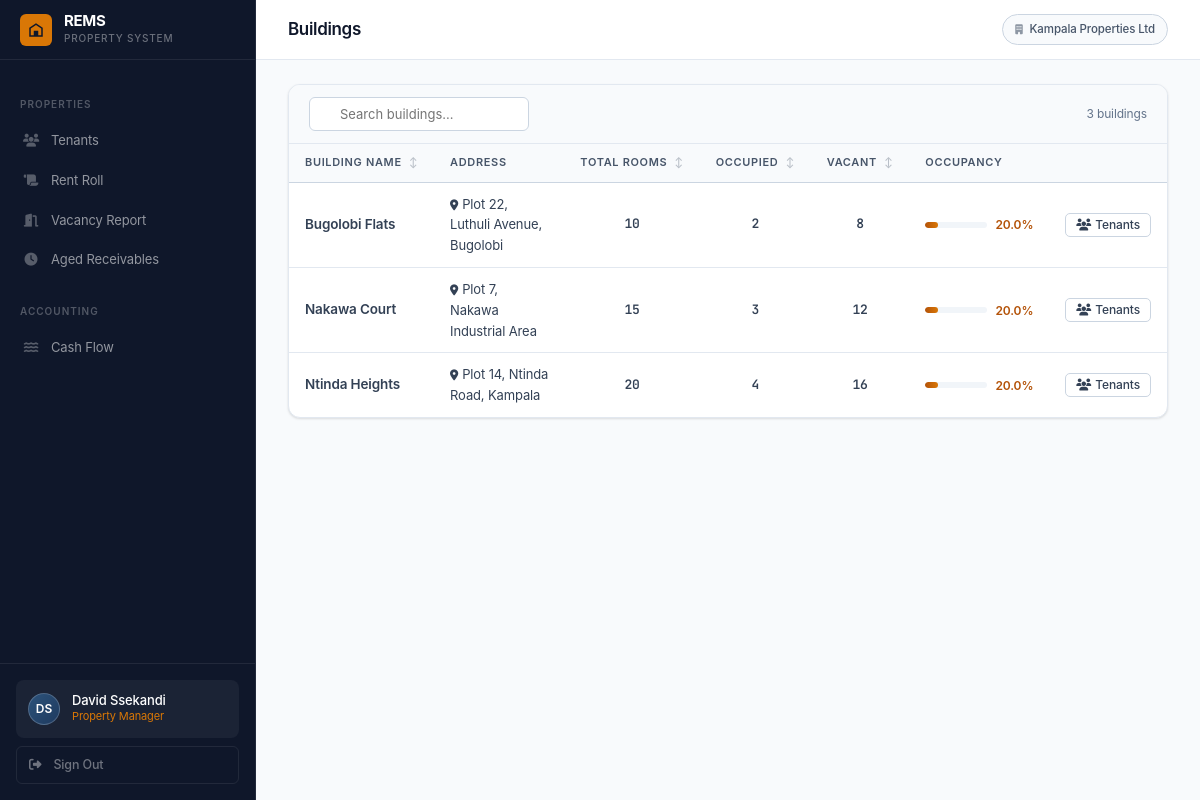
Page /buildings/ (signed in) on the committed database.
### accounts/models.py (models this page shows, shortened)
class User(AbstractUser):
    ROLE_SUPER_ADMIN        = 'super_admin'
    ROLE_OP_MANAGER         = 'op_manager'
    ROLE_PROPERTY_MANAGER   = 'property_manager'
    ROLE_CASHIER_RECEIPTS   = 'cashier_receipts'
    ROLE_CASHIER_EXPENSES   = 'cashier_expenses'
    ROLE_ACCOUNTANT         = 'accountant'
    ROLE_CHOICES = [
        (ROLE_SUPER_ADMIN,      'Super Admin'),
        (ROLE_OP_MANAGER,       'Operational Manager'),
        (ROLE_PROPERTY_MANAGER, 'Property Manager'),
        (ROLE_CASHIER_RECEIPTS, 'Cashier – Receipts'),
        (ROLE_CASHIER_EXPENSES, 'Cashier – Expenses'),
        (ROLE_ACCOUNTANT,       'Accountant'),
    ]
    organisation = models.ForeignKey(
        Organisation, null=True, blank=True,
        on_delete=models.SET_NULL, related_name='users'
    )
    role = models.CharField(max_length=30, choices=ROLE_CHOICES, default=ROLE_CASHIER_RECEIPTS)
    phone = models.CharField(max_length=30, blank=True)
    is_active = models.BooleanField(default=True)
    buildings = models.ManyToManyField('buildings.Building', blank=True, related_name='assigned_users')
    def has_role(self, role_key):
        if self.role == role_key:
            return True
        return self.user_roles.filter(role=role_key).exists()
    @property
    def is_super_admin(self):
        return self.has_role(self.ROLE_SUPER_ADMIN)
    @property
    def is_op_manager(self):
        return self.has_role(self.ROLE_OP_MANAGER)
    @property
    def is_property_manager(self):
        return self.has_role(self.ROLE_PROPERTY_MANAGER)
    @property
    def is_cashier_receipts(self):
        return self.has_role(self.ROLE_CASHIER_RECEIPTS)
    @property
    def is_cashier_expenses(self):
        return self.has_role(self.ROLE_CASHIER_EXPENSES)
    @property
    def is_accountant(self):
        return self.has_role(self.ROLE_ACCOUNTANT)
    def can_access_finance(self):
        return self.is_op_manager or self.is_accountant
    def can_receipt(self):
        return self.is_op_manager or self.is_cashier_receipts
    def can_expense(self):
        return self.is_op_manager or self.is_cashier_expenses
    def can_manage_tenants(self):
        return self.is_op_manager or self.is_property_manager
    def can_configure_taxes(self):
        return self.is_accountant
    def get_buildings_qs(self):
        from buildings.models import Building
        if self.is_super_admin:
            return Building.objects.all()
        if self.is_op_manager:
            return Building.objects.filter(organisation=self.organisation)
        assigned = self.buildings.filter(organisation=self.organisation)
        if assigned.exists():
            return assigned
        return Building.objects.filter(organisation=self.organisation)

class Organisation(models.Model):
    name = models.CharField(max_length=200)
    contact_email = models.EmailField()
    phone = models.CharField(max_length=30, blank=True)
    address = models.TextField(blank=True)
    subscription_status = models.CharField(
        max_length=20,
        choices=[('active', 'Active'), ('suspended', 'Suspended'), ('trial', 'Trial')],
        default='trial'
    )
    created_at = models.DateTimeField(auto_now_add=True)
    class Meta:
        ordering = ['name']

### buildings/models.py (models this page shows, shortened)
class Building(models.Model):
    organisation  = models.ForeignKey(Organisation, on_delete=models.CASCADE, related_name='buildings')
    name          = models.CharField(max_length=200)
    address       = models.TextField(blank=True)
    total_rooms   = models.PositiveIntegerField(default=0)
    standard_rate = models.DecimalField(
        max_digits=15, decimal_places=2, null=True, blank=True,
        help_text='Default monthly rent per room for this building (UGX)'
    )
    description   = models.TextField(blank=True)
    created_at    = models.DateTimeField(auto_now_add=True)
    @property
    def occupied_rooms(self):
        return self.tenants.filter(status='active').count()
    @property
    def vacant_rooms(self):
        return max(self.total_rooms - self.occupied_rooms, 0)
    @property
    def occupancy_rate(self):
        if self.total_rooms == 0:
            return 0
        return round((self.occupied_rooms / self.total_rooms) * 100, 1)
    class Meta:
        ordering = ['name']

### buildings/views.py (the view)
# urls.py: path('',              views.building_list,   name='list'),
@login_required
def building_list(request):
    buildings = request.user.get_buildings_qs()
    return render(request, 'buildings/building_list.html', {'buildings': buildings})

### templates/buildings/building_list.html (shortened to what this page needs)
{% extends 'base.html' %}
{% load humanize %}
{% block page_title %}Buildings{% endblock %}
{% block content %}
<div class="card">
  <div class="filter-bar">
    <input type="text"
           placeholder="Search buildings..."
           data-search-table="buildings-table"
           style="padding-left:30px;width:220px;">
    <span class="filter-summary" data-search-counter="buildings-table">
      {{ buildings|length }} building{{ buildings|length|pluralize }}
    </span>
  </div>
  <div class="table-container">
    <table class="rems-table" id="buildings-table" data-sortable>
      <thead>
        <tr>
          <th data-sort>Building Name</th>
          <th>Address</th>
          <th data-sort style="text-align:center;">Total Rooms</th>
          <th data-sort style="text-align:center;">Occupied</th>
          <th data-sort style="text-align:center;">Vacant</th>
          <th>Occupancy</th>
          <th></th>
        </tr>
      </thead>
      <tbody>
        {% for b in buildings %}
        <tr>
          <td>
            <span class="fw-600">{{ b.name }}</span>
          </td>
          <td class="text-muted" style="font-size:13px;max-width:240px;">
            {% if b.address %}
            <i class="fas fa-map-marker-alt" style="font-size:11px;margin-right:4px;"></i>{{ b.address }}
            {% else %}—{% endif %}
          </td>
          <td class="money text-center fw-600">{{ b.total_rooms }}</td>
          <td class="money text-center text-debit fw-600">{{ b.occupied_rooms }}</td>
          <td class="money text-center {% if b.vacant_rooms > 0 %}text-credit{% else %}text-muted{% endif %} fw-600">
            {{ b.vacant_rooms }}
          </td>
          <td style="min-width:140px;">
            <div style="display:flex;align-items:center;gap:var(--sp-2);">
              <div class="occ-bar-wrap" style="height:6px;">
                <div class="occ-bar-fill" style="width:{{ b.occupancy_rate }}%;"></div>
              </div>
              <span style="font-size:12px;font-weight:600;color:var(--accent);min-width:36px;text-align:right;">
                {{ b.occupancy_rate }}%
              </span>
            </div>
          </td>
          <td style="white-space:nowrap;">
            <a href="{% url 'tenants:list' %}?building={{ b.pk }}"
               class="btn btn-ghost btn-sm" title="View tenants">
              <i class="fas fa-users"></i> Tenants
            </a>
          </td>
        </tr>
        {% endfor %}
      </tbody>
    </table>
  </div>
</div>
{% endblock %}

### templates/base.html (shortened to what this page needs)
{% load humanize %}
<!DOCTYPE html>
<html lang="en">
<head>
<link rel="stylesheet" href="https://cdnjs.cloudflare.com/ajax/libs/font-awesome/6.5.0/css/all.min.css">
<link rel="stylesheet" href="/static/css/rems.css">
</head>
<body>
<aside class="sidebar">
  <a href="{% url 'dashboard:home' %}" class="sidebar-brand">
    <div class="sidebar-brand-mark">
      <svg viewBox="0 0 24 24" xmlns="http://www.w3.org/2000/svg">
        <path d="M3 21V9l9-6 9 6v12H3zm2-2h4v-4h6v4h4V10.1L12 5.2 5 10.1V19zm4-4h6v-2H9v2z"/>
      </svg>
    </div>
    <div>
      <div class="sidebar-brand-name">REMS</div>
      <div class="sidebar-brand-sub">Property System</div>
    </div>
  </a>
  <nav class="sidebar-nav">
    {% if user.can_manage_tenants or user.is_op_manager %}
    <div class="nav-section">Properties</div>
    <a href="{% url 'tenants:list' %}"
       class="nav-item {% if request.resolver_match.app_name == 'tenants' and 'vacancy' not in request.path and 'aged' not in request.path and 'rent-roll' not in request.path %}active{% endif %}">
      <span class="nav-icon"><i class="fas fa-users"></i></span> Tenants
    </a>
    <a href="{% url 'tenants:rent_roll' %}"
       class="nav-item {% if 'rent-roll' in request.path %}active{% endif %}">
      <span class="nav-icon"><i class="fas fa-scroll"></i></span> Rent Roll
    </a>
    <a href="{% url 'tenants:vacancy' %}"
       class="nav-item {% if 'vacancy' in request.path %}active{% endif %}">
      <span class="nav-icon"><i class="fas fa-door-open"></i></span> Vacancy Report
    </a>
    <a href="{% url 'tenants:aged_receivables' %}"
       class="nav-item {% if 'aged-receivables' in request.path %}active{% endif %}">
      <span class="nav-icon"><i class="fas fa-clock"></i></span> Aged Receivables
    </a>
    {% endif %}
    {% if user.can_access_finance or user.can_manage_tenants %}
    <div class="nav-section">Accounting</div>
    {% if user.can_manage_tenants %}
    <a href="{% url 'finance:cash_flow' %}"
       class="nav-item {% if 'cash-flow' in request.path %}active{% endif %}">
      <span class="nav-icon"><i class="fas fa-water"></i></span> Cash Flow
    </a>
    {% endif %}
    {% endif %}
  </nav>
  <div class="sidebar-footer">
    <div class="user-chip">
      <div class="user-avatar">{{ user.first_name.0|upper }}{{ user.last_name.0|upper }}</div>
      <div style="min-width:0;">
        <div class="user-name">{{ user.get_full_name|default:user.username }}</div>
        <div class="user-role">
          {{ user.get_role_display }}{% for r in user.user_roles.all %} &middot; {{ r.get_role_display }}{% endfor %}
        </div>
      </div>
    </div>
    <a href="{% url 'accounts:logout' %}" class="sidebar-signout">
      <i class="fas fa-sign-out-alt"></i> Sign Out
    </a>
  </div>
</aside>
<div class="main-wrapper">
  <header class="topbar">
    <div class="topbar-left">
      <h1 class="page-title">{% block page_title %}{% endblock %}</h1>
    </div>
    <div class="topbar-actions">
      {% if user.organisation %}
      <span class="org-label">
        <i class="fas fa-building" style="font-size:10px;margin-right:4px;opacity:.6;"></i>
        {{ user.organisation.name }}
      </span>
      {% endif %}
    </div>
  </header>
  <main class="content">
    {% block content %}{% endblock %}
  </main>
</div>
</body>
</html>

### rows in the picture
User: first_name.0 "D", last_name.0 "S", get_full_name "David Ssekandi", role "Property Manager", organisation.name "Kampala Properties Ltd"
Building: name "Bugolobi Flats", address "Plot 22, Luthuli Avenue, Bugolobi", total_rooms "10", occupied_rooms "2", vacant_rooms "8", occupancy_rate "20.0"
Building: name "Nakawa Court", address "Plot 7, Nakawa Industrial Area", total_rooms "15", occupied_rooms "3", vacant_rooms "12", occupancy_rate "20.0"
Building: name "Ntinda Heights", address "Plot 14, Ntinda Road, Kampala", total_rooms "20", occupied_rooms "4", vacant_rooms "16", occupancy_rate "20.0"

### other values in the picture
{{ buildings|length }} "3"
